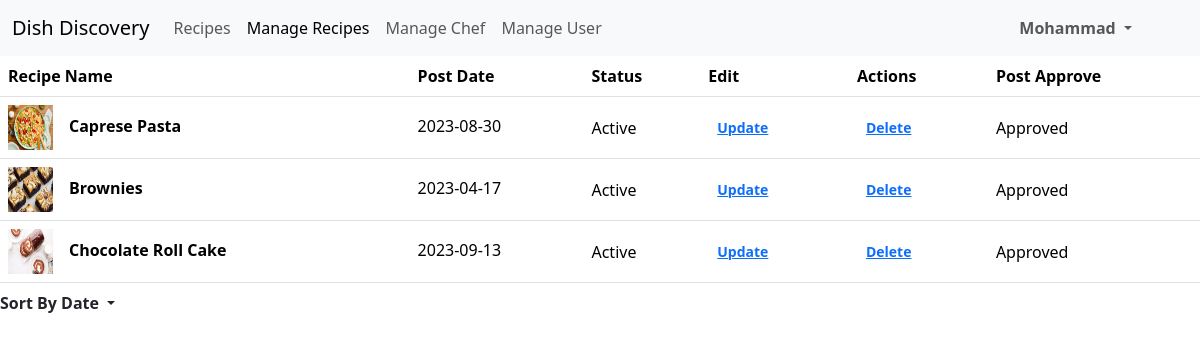
Page /admin_world/admin_manage_recipe.php (signed in) on the committed database.
### tables this page shows
CREATE TABLE `recipe_table` (
  `recipeid` varchar(30) NOT NULL,
  `chefid` varchar(30) DEFAULT NULL,
  `recipename` varchar(100) DEFAULT NULL,
  `preparationtime` varchar(50) DEFAULT NULL,
  `postdate` date DEFAULT NULL,
  `pic` varchar(50) DEFAULT NULL,
  `cuisinetype` varchar(40) DEFAULT NULL,
  `description` longtext DEFAULT NULL,
  `ingredients` longtext DEFAULT NULL,
  `steps` longtext DEFAULT NULL,
  `status` int(11) DEFAULT 0
);

### admin_world/admin_manage_recipe.php (the view, shortened to what this page needs)
<!DOCTYPE html>
<html lang="en">
<head>
    <link href="https://cdn.jsdelivr.net/npm/bootstrap@5.3.1/dist/css/bootstrap.min.css" rel="stylesheet"
>
    <link rel="stylesheet" href="../registration.css">
</head>
<body>
    <nav class="navbar navbar-expand-lg bg-light">
        <div class="container-fluid">
            <a class="navbar-brand" href="admin_home.php">Dish Discovery</a>
            <div class="collapse navbar-collapse" id="navbarSupportedContent">
                <ul class="navbar-nav me-auto mb-2 mb-lg-0">
                    <li class="nav-item">
                        <a class="nav-link" aria-current="page" href="admin_home.php">Recipes</a>
                    </li>
                    <li class="nav-item">
                        <a class="nav-link active" aria-current="page" href="admin_manage_recipe.php">Manage Recipes</a>
                    </li>
                    <li class="nav-item">
                        <a class="nav-link " aria-current="page" href="admin_manage_chef.php">Manage Chef</a>
                    </li>
                    <li class="nav-item">
                        <a class="nav-link" aria-current="page" href="admin_manage_user.php">Manage User</a>
                    </li>
                </ul>
                <div class="d-flex" role="search">
                    <ul class="navbar-nav me-5">
                        <li class="nav-item dropdown btn-outline-success ">
                            <a class="nav-link dropdown-toggle btn " href="#" role="button" data-bs-toggle="dropdown"
                                aria-expanded="false">
                                <b>Mohammad</b>
                            </a>
                        </li>
                    </ul>
                </div>
            </div>
        </div>
    </nav>
    <table class="table align-middle mb-0 bg-white">
        <thead class="bg-light">
            <tr>
                <th>Recipe Name</th>
                <th>Post Date</th>
                <th>Status</th>
                <th>Edit</th>
                <th>Actions</th>
                <th>Post Approve</th>
            </tr>
        </thead>
        <tbody>
            <?php
    if(isset($_GET['LtoO']) and $_GET['LtoO']=="click") {
        include("../connection.php");
        $chefid=$_SESSION['user_id'];
        $sql = "SELECT recipeid,postdate,pic,preparationtime, recipename,cuisinetype,description,ingredients,steps,status FROM recipe_table ORDER BY postdate DESC;";
        $r = mysqli_query($con, $sql);
        if(mysqli_num_rows($r) > 0){
            while($row = mysqli_fetch_array($r))
            {
                $recipeid=$row['recipeid'];
                $pic = $row['pic'];
                $recipename = $row['recipename'];
                $postdate = $row['postdate'];
                $preparationtime = $row['preparationtime'];
                $cuisinetype=$row['cuisinetype'];
                $description=$row['description'];
                $ingredients=$row['ingredients'];
                $steps=$row['steps'];
                $status=$row['status'];
                echo "<tr>";
                echo "    <td>";
                echo "        <div class='d-flex align-items-center'>";
                echo "            <img src='../images/recipe_images/$pic' alt='' style='width: 45px; height: 45px' />";
                echo "            <div class='ms-3'>";
                echo "                <p class='fw-bold mb-1'>$recipename</p>";
                echo "            </div>";
                echo "        </div>";
                echo "    </td>";
                echo "    <td>";
                echo "        <p class='fw-normal mb-1'>$postdate</p>";
                echo "    </td>";
                echo "    <td>";
                echo "        <span class='rounded-pill d-inline'>";
                if($status==0){
                    echo "Pending";
                }
                else{
                    echo "Active";
                }
                echo "</span>";
                echo "    </td>";
                echo "    <td>";
                echo "            <a class='btn btn-link btn-rounded btn-sm fw-bold' href='admin_update_recipe.php?recipeid=$recipeid'>Update</a>";
                echo "    </td>";
                echo "    <td>";
                echo "<a class='btn btn-link btn-rounded btn-sm fw-bold' href='admin_delete_recipe.php?recipeid=$recipeid'>Delete</a>";
                echo "    </td>";
                echo "    <td>";
                if($status==0){
                    echo "<a class='btn btn-link btn-rounded btn-sm fw-bold' href='admin_approve_recipe.php?recipeid=$recipeid'>Approve the Post</a>";
                }
                else{
                    echo "Approved";
                }
                echo "    </td>";
                echo "</tr>";
            }
        }
    }
    else{
        include("../connection.php");
    $sql = "SELECT recipeid,postdate,pic,recipename,status FROM recipe_table";
    $r = mysqli_query($con, $sql);
    if(mysqli_num_rows($r) > 0){
        while($row = mysqli_fetch_array($r))
        {
            $recipeid=$row['recipeid'];
            $pic = $row['pic'];
            $recipename = $row['recipename'];
            $postdate = $row['postdate'];
            $status=$row['status'];
            echo "<tr>";
            echo "    <td>";
            echo "        <div class='d-flex align-items-center'>";
            echo "            <img src='../images/recipe_images/$pic' alt='' style='width: 45px; height: 45px' />";
            echo "            <div class='ms-3'>";
            echo "                <p class='fw-bold mb-1'>$recipename</p>";
            echo "            </div>";
            echo "        </div>";
            echo "    </td>";
            echo "    <td>";
            echo "        <p class='fw-normal mb-1'>$postdate</p>";
            echo "    </td>";
            echo "    <td>";
            echo "        <span class='rounded-pill d-inline'>";
                if($status==0){
                    echo "Pending";
                }
                else{
                    echo "Active";
                }
            echo "</span>";
            echo "    </td>";
            echo "    <td>";
            echo "            <a class='btn btn-link btn-rounded btn-sm fw-bold' href='admin_update_recipe.php?recipeid=$recipeid'>Update</a>";
            echo "    </td>";
            echo "    <td>";
            echo "<a class='btn btn-link btn-rounded btn-sm fw-bold' href='admin_delete_recipe.php?recipeid=$recipeid'>Delete</a>";
            echo "    </td>";
            echo "    <td>";
                if($status==0){
                    echo "<a class='btn btn-link btn-rounded btn-sm fw-bold' href='admin_approve_recipe.php?recipeid=$recipeid'>Approve the Post</a>";
                }
                else{
                    echo "Approved";
                }
                echo "    </td>";
            echo "</tr>";
        }
    }
    }
?>
        </tbody>
    </table>
    <div style="width:100px;">
        <ul class="navbar-nav me-5>
        <li class=" nav-item dropdown btn-outline-success ">
            <a class=" nav-link dropdown-toggle btn " href=" #" role="button" data-bs-toggle="dropdown"
            aria-expanded="false">
            <b>Sort By Date</b>
            </a>
        </ul>
    </div>
</body>
</html>

### rows in the picture
recipe_table: pic (picture), recipename "Caprese Pasta", postdate "2023-08-30", status "Active"
recipe_table: pic (picture), recipename "Brownies", postdate "2023-04-17", status "Active"
recipe_table: pic (picture), recipename "Chocolate Roll Cake", postdate "2023-09-13", status "Active"
